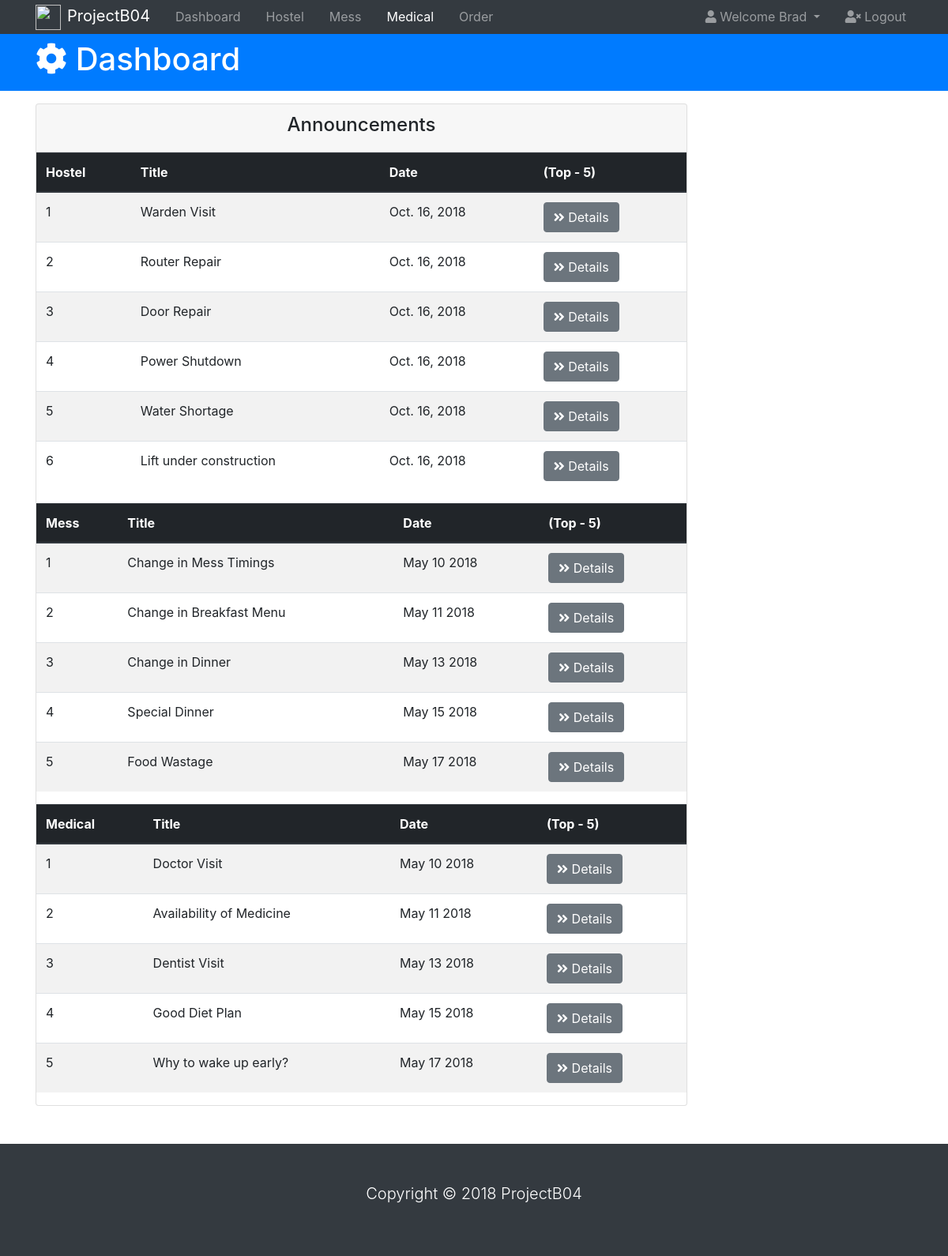
The page /dashboard/ (signed in) on the database its author committed.
### dashboard/models.py (models this page shows)
class HostelAnnouncements(models.Model):
    announcement = models.CharField(max_length=45, blank=True, null=True)
    timestamp = models.DateTimeField(blank=True, null=True)
    created_at = models.DateField(blank=True, null=True)
    created_by = models.CharField(max_length=45, blank=True, null=True)
    modified_at = models.DateField(blank=True, null=True)
    modified_by = models.CharField(max_length=45, blank=True, null=True)
    def __str__(self):
        return str(self.announcement)

### dashboard/views.py (the view)
@login_required
def dashboard_index(request):
    announcements = get_list_or_404(HostelAnnouncements, )
    announcements.sort(key = lambda a: a.timestamp, reverse = True)
    return render(request, 'dashboard/index.html', {
    'announcements': announcements
    })

### dashboard/templates/dashboard/index.html (shortened to what this page needs)
<!DOCTYPE html>
<html lang="en">
<head>
  <link rel="stylesheet" href="https://use.fontawesome.com/releases/v5.0.13/css/all.css"
>
  <link rel="stylesheet" href="https://stackpath.bootstrapcdn.com/bootstrap/4.1.1/css/bootstrap.min.css"
>
</head>
<body>
  <nav class="navbar navbar-expand-sm navbar-dark bg-dark p-0">
    <div class="container">
      <a href="index.html" class="navbar-brand"> <img src="https://upload.wikimedia.org/wikipedia/en/thumb/4/49/IIIT_Sri_City_Logo.png/220px-IIIT_Sri_City_Logo.png" style="width: 32px; height: 32px; margin-right: 8px;">ProjectB04</a>
      <div class="collapse navbar-collapse" id="navbarCollapse">
        <ul class="navbar-nav">
          <li class="nav-item px-2">
            <a href="{% url 'dashboard:dashboard_index' %}" class="nav-link">Dashboard</a>
          </li>
          <li class="nav-item px-2">
            <a href="hostel.html" class="nav-link">Hostel</a>
          </li>
          <li class="nav-item px-2">
            <a href="mess.html" class="nav-link">Mess</a>
          </li>
          <li class="nav-item px-2">
            <a href="medical.html" class="nav-link active">Medical</a>
          </li>
          <li class="nav-item px-2">
            <a href="orders.html" class="nav-link">Order</a>
          </li>
        </ul>
        <ul class="navbar-nav ml-auto">
          <li class="nav-item dropdown mr-3">
            <a href="#" class="nav-link dropdown-toggle" data-toggle="dropdown">
              <i class="fas fa-user"></i> Welcome Brad
            </a>
          </li>
          <li class="nav-item">
            <a href="{% url 'accounts:student_logout' %}" class="nav-link">
              <i class="fas fa-user-times"></i> Logout
            </a>
          </li>
        </ul>
      </div>
    </div>
  </nav>
  <header id="main-header" class="py-2 bg-primary text-white">
    <div class="container">
      <div class="row">
        <div class="col-md-6">
          <h1>
            <i class="fas fa-cog"></i> Dashboard</h1>
        </div>
      </div>
    </div>
  </header>
  <section id="posts">
    <center><div class="container">
      <div class="row">
        <div class="col-md-9">
          <div class="card">
            <div class="card-header">
              <h4>Announcements</h4>
            </div>
            <table class="table table-striped">
              <thead class="thead-dark">
                <tr>
                  <th>Hostel</th>
                  <th>Title</th>
                  <th>Date</th>
                  <th>(Top - 5)</th>
                </tr>
              </thead>
              <tbody>
                {% for data in announcements %}
                <tr>
                  <td>{{ forloop.counter }}</td>
                  <td>{{data}}</td>
                  <td>{{data.created_at}}</td>
                  <td><a href="{% url 'dashboard:announcement_detail' data.pk %}" class="btn btn-secondary">
                    <i class="fas fa-angle-double-right"></i> Details
                  </a></td>
                </tr>
                {% endfor %}
              </tbody>
            </table>
            <table class="table table-striped">
              <thead class="thead-dark">
                <tr>
                  <th>Mess</th>
                  <th>Title</th>
                  <th>Date</th>
                  <th>(Top - 5)</th>
                </tr>
              </thead>
              <tbody>
                <tr>
                  <td>1</td>
                  <td>Change in Mess Timings</td>
                  <td>May 10 2018</td>
                  <td>
                    <a href="details.html" class="btn btn-secondary">
                      <i class="fas fa-angle-double-right"></i> Details
                    </a>
                  </td>
                </tr>
                <tr>
                  <td>2</td>
                  <td>Change in Breakfast Menu</td>
                  <td>May 11 2018</td>
                  <td>
                    <a href="details.html" class="btn btn-secondary">
                      <i class="fas fa-angle-double-right"></i> Details
                    </a>
                  </td>
                </tr>
                <tr>
                  <td>3</td>
                  <td>Change in Dinner</td>
                  <td>May 13 2018</td>
                  <td>
                    <a href="details.html" class="btn btn-secondary">
                      <i class="fas fa-angle-double-right"></i> Details
                    </a>
                  </td>
                </tr>
                <tr>
                  <td>4</td>
                  <td>Special Dinner</td>
                  <td>May 15 2018</td>
                  <td>
                    <a href="details.html" class="btn btn-secondary">
                      <i class="fas fa-angle-double-right"></i> Details
                    </a>
                  </td>
                </tr>
                <tr>
                  <td>5</td>
                  <td>Food Wastage</td>
                  <td>May 17 2018</td>
                  <td>
                    <a href="details.html" class="btn btn-secondary">
                      <i class="fas fa-angle-double-right"></i> Details
                    </a>
                  </td>
                </tr>
              </tbody>
            </table>
            <table class="table table-striped">
              <thead class="thead-dark">
                <tr>
                  <th>Medical</th>
                  <th>Title</th>
                  <th>Date</th>
                  <th>(Top - 5)</th>
                </tr>
              </thead>
              <tbody>
                <tr>
                  <td>1</td>
                  <td>Doctor Visit</td>
                  <td>May 10 2018</td>
                  <td>
                    <a href="details.html" class="btn btn-secondary">
                      <i class="fas fa-angle-double-right"></i> Details
                    </a>
                  </td>
                </tr>
                <tr>
                  <td>2</td>
                  <td>Availability of Medicine</td>
                  <td>May 11 2018</td>
                  <td>
                    <a href="details.html" class="btn btn-secondary">
                      <i class="fas fa-angle-double-right"></i> Details
                    </a>
                  </td>
                </tr>
                <tr>
                  <td>3</td>
                  <td>Dentist Visit</td>
                  <td>May 13 2018</td>
                  <td>
                    <a href="details.html" class="btn btn-secondary">
                      <i class="fas fa-angle-double-right"></i> Details
                    </a>
                  </td>
                </tr>
                <tr>
                  <td>4</td>
                  <td>Good Diet Plan</td>
                  <td>May 15 2018</td>
                  <td>
                    <a href="details.html" class="btn btn-secondary">
                      <i class="fas fa-angle-double-right"></i> Details
                    </a>
                  </td>
                </tr>
                <tr>
                  <td>5</td>
                  <td>Why to wake up early?</td>
                  <td>May 17 2018</td>
                  <td>
                    <a href="details.html" class="btn btn-secondary">
                      <i class="fas fa-angle-double-right"></i> Details
                    </a>
                  </td>
                </tr>
              </tbody>
            </table>
          </div>
        </div>
      </div>
    </div>
  </center>
  </section>
  <footer id="main-footer" class="bg-dark text-white mt-5 p-5">
    <div class="container">
      <div class="row">
        <div class="col">
          <p class="lead text-center">
            Copyright &copy;
            <span id="year"></span>
            ProjectB04
          </p>
        </div>
      </div>
    </div>
  </footer>
</body>
</html>

### rows shown on the page
HostelAnnouncements: announcement "Warden Visit", created_at "Oct. 16, 2018"
HostelAnnouncements: announcement "Router Repair", created_at "Oct. 16, 2018"
HostelAnnouncements: announcement "Door Repair", created_at "Oct. 16, 2018"
HostelAnnouncements: announcement "Power Shutdown", created_at "Oct. 16, 2018"
HostelAnnouncements: announcement "Water Shortage", created_at "Oct. 16, 2018"
HostelAnnouncements: announcement "Lift under construction", created_at "Oct. 16, 2018"
